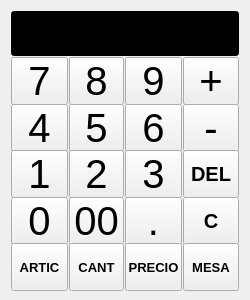
<?xml version="1.0" encoding="UTF-8"?>
<ui version="4.0">
 <class>TecladoNumericoBase</class>
 <widget class="QWidget" name="TecladoNumericoBase">
  <property name="geometry">
   <rect>
    <x>0</x>
    <y>0</y>
    <width>250</width>
    <height>300</height>
   </rect>
  </property>
  <property name="sizePolicy">
   <sizepolicy hsizetype="MinimumExpanding" vsizetype="Fixed">
    <horstretch>0</horstretch>
    <verstretch>0</verstretch>
   </sizepolicy>
  </property>
  <property name="minimumSize">
   <size>
    <width>250</width>
    <height>300</height>
   </size>
  </property>
  <property name="windowTitle">
   <string>Form</string>
  </property>
  <layout class="QGridLayout" name="gridLayout_2">
   <item row="1" column="0" colspan="3">
    <layout class="QGridLayout" name="gridLayout">
     <property name="sizeConstraint">
      <enum>QLayout::SetNoConstraint</enum>
     </property>
     <property name="spacing">
      <number>1</number>
     </property>
     <item row="1" column="1" colspan="4">
      <widget class="QLineEdit" name="mui_display">
       <property name="palette">
        <palette>
         <active>
          <colorrole role="WindowText">
           <brush brushstyle="SolidPattern">
            <color alpha="255">
             <red>0</red>
             <green>255</green>
             <blue>0</blue>
            </color>
           </brush>
          </colorrole>
          <colorrole role="Button">
           <brush brushstyle="SolidPattern">
            <color alpha="255">
             <red>0</red>
             <green>0</green>
             <blue>0</blue>
            </color>
           </brush>
          </colorrole>
          <colorrole role="Text">
           <brush brushstyle="SolidPattern">
            <color alpha="255">
             <red>0</red>
             <green>255</green>
             <blue>0</blue>
            </color>
           </brush>
          </colorrole>
          <colorrole role="ButtonText">
           <brush brushstyle="SolidPattern">
            <color alpha="255">
             <red>0</red>
             <green>255</green>
             <blue>0</blue>
            </color>
           </brush>
          </colorrole>
          <colorrole role="Base">
           <brush brushstyle="SolidPattern">
            <color alpha="255">
             <red>0</red>
             <green>0</green>
             <blue>0</blue>
            </color>
           </brush>
          </colorrole>
          <colorrole role="Window">
           <brush brushstyle="SolidPattern">
            <color alpha="255">
             <red>0</red>
             <green>0</green>
             <blue>0</blue>
            </color>
           </brush>
          </colorrole>
         </active>
         <inactive>
          <colorrole role="WindowText">
           <brush brushstyle="SolidPattern">
            <color alpha="255">
             <red>0</red>
             <green>255</green>
             <blue>0</blue>
            </color>
           </brush>
          </colorrole>
          <colorrole role="Button">
           <brush brushstyle="SolidPattern">
            <color alpha="255">
             <red>0</red>
             <green>0</green>
             <blue>0</blue>
            </color>
           </brush>
          </colorrole>
          <colorrole role="Text">
           <brush brushstyle="SolidPattern">
            <color alpha="255">
             <red>0</red>
             <green>255</green>
             <blue>0</blue>
            </color>
           </brush>
          </colorrole>
          <colorrole role="ButtonText">
           <brush brushstyle="SolidPattern">
            <color alpha="255">
             <red>0</red>
             <green>255</green>
             <blue>0</blue>
            </color>
           </brush>
          </colorrole>
          <colorrole role="Base">
           <brush brushstyle="SolidPattern">
            <color alpha="255">
             <red>0</red>
             <green>0</green>
             <blue>0</blue>
            </color>
           </brush>
          </colorrole>
          <colorrole role="Window">
           <brush brushstyle="SolidPattern">
            <color alpha="255">
             <red>0</red>
             <green>0</green>
             <blue>0</blue>
            </color>
           </brush>
          </colorrole>
         </inactive>
         <disabled>
          <colorrole role="WindowText">
           <brush brushstyle="SolidPattern">
            <color alpha="255">
             <red>119</red>
             <green>119</green>
             <blue>119</blue>
            </color>
           </brush>
          </colorrole>
          <colorrole role="Button">
           <brush brushstyle="SolidPattern">
            <color alpha="255">
             <red>0</red>
             <green>0</green>
             <blue>0</blue>
            </color>
           </brush>
          </colorrole>
          <colorrole role="Text">
           <brush brushstyle="SolidPattern">
            <color alpha="255">
             <red>119</red>
             <green>119</green>
             <blue>119</blue>
            </color>
           </brush>
          </colorrole>
          <colorrole role="ButtonText">
           <brush brushstyle="SolidPattern">
            <color alpha="255">
             <red>119</red>
             <green>119</green>
             <blue>119</blue>
            </color>
           </brush>
          </colorrole>
          <colorrole role="Base">
           <brush brushstyle="SolidPattern">
            <color alpha="255">
             <red>0</red>
             <green>0</green>
             <blue>0</blue>
            </color>
           </brush>
          </colorrole>
          <colorrole role="Window">
           <brush brushstyle="SolidPattern">
            <color alpha="255">
             <red>0</red>
             <green>0</green>
             <blue>0</blue>
            </color>
           </brush>
          </colorrole>
         </disabled>
        </palette>
       </property>
       <property name="font">
        <font>
         <family>Sans Serif</family>
         <pointsize>30</pointsize>
         <weight>75</weight>
         <bold>true</bold>
        </font>
       </property>
       <property name="focusPolicy">
        <enum>Qt::NoFocus</enum>
       </property>
       <property name="alignment">
        <set>Qt::AlignRight</set>
       </property>
      </widget>
     </item>
     <item row="2" column="1">
      <widget class="QToolButton" name="mui_7">
       <property name="sizePolicy">
        <sizepolicy hsizetype="Fixed" vsizetype="Fixed">
         <horstretch>0</horstretch>
         <verstretch>0</verstretch>
        </sizepolicy>
       </property>
       <property name="minimumSize">
        <size>
         <width>48</width>
         <height>48</height>
        </size>
       </property>
       <property name="maximumSize">
        <size>
         <width>200</width>
         <height>200</height>
        </size>
       </property>
       <property name="font">
        <font>
         <pointsize>30</pointsize>
        </font>
       </property>
       <property name="focusPolicy">
        <enum>Qt::NoFocus</enum>
       </property>
       <property name="text">
        <string>7</string>
       </property>
      </widget>
     </item>
     <item row="2" column="2">
      <widget class="QToolButton" name="mui_8">
       <property name="sizePolicy">
        <sizepolicy hsizetype="Fixed" vsizetype="Fixed">
         <horstretch>0</horstretch>
         <verstretch>0</verstretch>
        </sizepolicy>
       </property>
       <property name="minimumSize">
        <size>
         <width>48</width>
         <height>48</height>
        </size>
       </property>
       <property name="maximumSize">
        <size>
         <width>200</width>
         <height>200</height>
        </size>
       </property>
       <property name="font">
        <font>
         <pointsize>30</pointsize>
        </font>
       </property>
       <property name="focusPolicy">
        <enum>Qt::NoFocus</enum>
       </property>
       <property name="text">
        <string>8</string>
       </property>
      </widget>
     </item>
     <item row="2" column="3">
      <widget class="QToolButton" name="mui_9">
       <property name="sizePolicy">
        <sizepolicy hsizetype="Fixed" vsizetype="Fixed">
         <horstretch>0</horstretch>
         <verstretch>0</verstretch>
        </sizepolicy>
       </property>
       <property name="minimumSize">
        <size>
         <width>48</width>
         <height>48</height>
        </size>
       </property>
       <property name="maximumSize">
        <size>
         <width>200</width>
         <height>200</height>
        </size>
       </property>
       <property name="font">
        <font>
         <pointsize>30</pointsize>
        </font>
       </property>
       <property name="focusPolicy">
        <enum>Qt::NoFocus</enum>
       </property>
       <property name="text">
        <string>9</string>
       </property>
      </widget>
     </item>
     <item row="2" column="4">
      <widget class="QToolButton" name="mui_plus">
       <property name="sizePolicy">
        <sizepolicy hsizetype="Fixed" vsizetype="Fixed">
         <horstretch>0</horstretch>
         <verstretch>0</verstretch>
        </sizepolicy>
       </property>
       <property name="minimumSize">
        <size>
         <width>48</width>
         <height>48</height>
        </size>
       </property>
       <property name="maximumSize">
        <size>
         <width>200</width>
         <height>200</height>
        </size>
       </property>
       <property name="font">
        <font>
         <pointsize>30</pointsize>
        </font>
       </property>
       <property name="focusPolicy">
        <enum>Qt::NoFocus</enum>
       </property>
       <property name="autoFillBackground">
        <bool>false</bool>
       </property>
       <property name="text">
        <string>+</string>
       </property>
       <property name="toolButtonStyle">
        <enum>Qt::ToolButtonIconOnly</enum>
       </property>
      </widget>
     </item>
     <item row="3" column="1">
      <widget class="QToolButton" name="mui_4">
       <property name="sizePolicy">
        <sizepolicy hsizetype="Fixed" vsizetype="Fixed">
         <horstretch>0</horstretch>
         <verstretch>0</verstretch>
        </sizepolicy>
       </property>
       <property name="minimumSize">
        <size>
         <width>48</width>
         <height>48</height>
        </size>
       </property>
       <property name="maximumSize">
        <size>
         <width>200</width>
         <height>200</height>
        </size>
       </property>
       <property name="font">
        <font>
         <pointsize>30</pointsize>
        </font>
       </property>
       <property name="focusPolicy">
        <enum>Qt::NoFocus</enum>
       </property>
       <property name="text">
        <string>4</string>
       </property>
      </widget>
     </item>
     <item row="3" column="2">
      <widget class="QToolButton" name="mui_5">
       <property name="sizePolicy">
        <sizepolicy hsizetype="Fixed" vsizetype="Fixed">
         <horstretch>0</horstretch>
         <verstretch>0</verstretch>
        </sizepolicy>
       </property>
       <property name="minimumSize">
        <size>
         <width>48</width>
         <height>48</height>
        </size>
       </property>
       <property name="maximumSize">
        <size>
         <width>200</width>
         <height>200</height>
        </size>
       </property>
       <property name="font">
        <font>
         <pointsize>30</pointsize>
        </font>
       </property>
       <property name="focusPolicy">
        <enum>Qt::NoFocus</enum>
       </property>
       <property name="text">
        <string>5</string>
       </property>
      </widget>
     </item>
     <item row="3" column="3">
      <widget class="QToolButton" name="mui_6">
       <property name="sizePolicy">
        <sizepolicy hsizetype="Fixed" vsizetype="Fixed">
         <horstretch>0</horstretch>
         <verstretch>0</verstretch>
        </sizepolicy>
       </property>
       <property name="minimumSize">
        <size>
         <width>48</width>
         <height>48</height>
        </size>
       </property>
       <property name="maximumSize">
        <size>
         <width>200</width>
         <height>200</height>
        </size>
       </property>
       <property name="font">
        <font>
         <pointsize>30</pointsize>
        </font>
       </property>
       <property name="focusPolicy">
        <enum>Qt::NoFocus</enum>
       </property>
       <property name="text">
        <string>6</string>
       </property>
       <property name="autoRaise">
        <bool>false</bool>
       </property>
      </widget>
     </item>
     <item row="3" column="4">
      <widget class="QToolButton" name="mui_minus">
       <property name="sizePolicy">
        <sizepolicy hsizetype="Fixed" vsizetype="Fixed">
         <horstretch>0</horstretch>
         <verstretch>0</verstretch>
        </sizepolicy>
       </property>
       <property name="minimumSize">
        <size>
         <width>48</width>
         <height>48</height>
        </size>
       </property>
       <property name="maximumSize">
        <size>
         <width>200</width>
         <height>200</height>
        </size>
       </property>
       <property name="font">
        <font>
         <pointsize>30</pointsize>
        </font>
       </property>
       <property name="focusPolicy">
        <enum>Qt::NoFocus</enum>
       </property>
       <property name="text">
        <string>-</string>
       </property>
      </widget>
     </item>
     <item row="4" column="1">
      <widget class="QToolButton" name="mui_1">
       <property name="sizePolicy">
        <sizepolicy hsizetype="Fixed" vsizetype="Fixed">
         <horstretch>0</horstretch>
         <verstretch>0</verstretch>
        </sizepolicy>
       </property>
       <property name="minimumSize">
        <size>
         <width>48</width>
         <height>48</height>
        </size>
       </property>
       <property name="maximumSize">
        <size>
         <width>200</width>
         <height>200</height>
        </size>
       </property>
       <property name="font">
        <font>
         <pointsize>30</pointsize>
        </font>
       </property>
       <property name="focusPolicy">
        <enum>Qt::NoFocus</enum>
       </property>
       <property name="text">
        <string>1</string>
       </property>
      </widget>
     </item>
     <item row="4" column="2">
      <widget class="QToolButton" name="mui_2">
       <property name="sizePolicy">
        <sizepolicy hsizetype="Fixed" vsizetype="Fixed">
         <horstretch>0</horstretch>
         <verstretch>0</verstretch>
        </sizepolicy>
       </property>
       <property name="minimumSize">
        <size>
         <width>48</width>
         <height>48</height>
        </size>
       </property>
       <property name="maximumSize">
        <size>
         <width>200</width>
         <height>200</height>
        </size>
       </property>
       <property name="font">
        <font>
         <pointsize>30</pointsize>
        </font>
       </property>
       <property name="focusPolicy">
        <enum>Qt::NoFocus</enum>
       </property>
       <property name="text">
        <string>2</string>
       </property>
      </widget>
     </item>
     <item row="4" column="3">
      <widget class="QToolButton" name="mui_3">
       <property name="sizePolicy">
        <sizepolicy hsizetype="Fixed" vsizetype="Fixed">
         <horstretch>0</horstretch>
         <verstretch>0</verstretch>
        </sizepolicy>
       </property>
       <property name="minimumSize">
        <size>
         <width>48</width>
         <height>48</height>
        </size>
       </property>
       <property name="maximumSize">
        <size>
         <width>200</width>
         <height>200</height>
        </size>
       </property>
       <property name="font">
        <font>
         <pointsize>30</pointsize>
        </font>
       </property>
       <property name="focusPolicy">
        <enum>Qt::NoFocus</enum>
       </property>
       <property name="text">
        <string>3</string>
       </property>
      </widget>
     </item>
     <item row="4" column="4">
      <widget class="QToolButton" name="mui_borrar">
       <property name="sizePolicy">
        <sizepolicy hsizetype="Fixed" vsizetype="Fixed">
         <horstretch>0</horstretch>
         <verstretch>0</verstretch>
        </sizepolicy>
       </property>
       <property name="minimumSize">
        <size>
         <width>48</width>
         <height>48</height>
        </size>
       </property>
       <property name="maximumSize">
        <size>
         <width>200</width>
         <height>200</height>
        </size>
       </property>
       <property name="font">
        <font>
         <pointsize>15</pointsize>
         <weight>75</weight>
         <bold>true</bold>
        </font>
       </property>
       <property name="focusPolicy">
        <enum>Qt::NoFocus</enum>
       </property>
       <property name="text">
        <string>DEL</string>
       </property>
      </widget>
     </item>
     <item row="5" column="1">
      <widget class="QToolButton" name="mui_0">
       <property name="sizePolicy">
        <sizepolicy hsizetype="Fixed" vsizetype="Fixed">
         <horstretch>0</horstretch>
         <verstretch>0</verstretch>
        </sizepolicy>
       </property>
       <property name="minimumSize">
        <size>
         <width>48</width>
         <height>48</height>
        </size>
       </property>
       <property name="maximumSize">
        <size>
         <width>200</width>
         <height>200</height>
        </size>
       </property>
       <property name="font">
        <font>
         <pointsize>30</pointsize>
        </font>
       </property>
       <property name="focusPolicy">
        <enum>Qt::NoFocus</enum>
       </property>
       <property name="text">
        <string>0</string>
       </property>
      </widget>
     </item>
     <item row="5" column="2">
      <widget class="QToolButton" name="mui_00">
       <property name="sizePolicy">
        <sizepolicy hsizetype="Fixed" vsizetype="Fixed">
         <horstretch>0</horstretch>
         <verstretch>0</verstretch>
        </sizepolicy>
       </property>
       <property name="minimumSize">
        <size>
         <width>48</width>
         <height>48</height>
        </size>
       </property>
       <property name="maximumSize">
        <size>
         <width>200</width>
         <height>200</height>
        </size>
       </property>
       <property name="font">
        <font>
         <pointsize>30</pointsize>
        </font>
       </property>
       <property name="focusPolicy">
        <enum>Qt::NoFocus</enum>
       </property>
       <property name="text">
        <string>00</string>
       </property>
      </widget>
     </item>
     <item row="5" column="3">
      <widget class="QToolButton" name="mui_punto">
       <property name="sizePolicy">
        <sizepolicy hsizetype="Fixed" vsizetype="Fixed">
         <horstretch>0</horstretch>
         <verstretch>0</verstretch>
        </sizepolicy>
       </property>
       <property name="minimumSize">
        <size>
         <width>48</width>
         <height>48</height>
        </size>
       </property>
       <property name="maximumSize">
        <size>
         <width>200</width>
         <height>200</height>
        </size>
       </property>
       <property name="font">
        <font>
         <pointsize>30</pointsize>
        </font>
       </property>
       <property name="focusPolicy">
        <enum>Qt::NoFocus</enum>
       </property>
       <property name="text">
        <string>.</string>
       </property>
      </widget>
     </item>
     <item row="5" column="4">
      <widget class="QToolButton" name="mui_c">
       <property name="sizePolicy">
        <sizepolicy hsizetype="Fixed" vsizetype="Fixed">
         <horstretch>0</horstretch>
         <verstretch>0</verstretch>
        </sizepolicy>
       </property>
       <property name="minimumSize">
        <size>
         <width>48</width>
         <height>48</height>
        </size>
       </property>
       <property name="maximumSize">
        <size>
         <width>200</width>
         <height>200</height>
        </size>
       </property>
       <property name="font">
        <font>
         <pointsize>15</pointsize>
         <weight>75</weight>
         <bold>true</bold>
        </font>
       </property>
       <property name="focusPolicy">
        <enum>Qt::NoFocus</enum>
       </property>
       <property name="text">
        <string>C</string>
       </property>
      </widget>
     </item>
     <item row="6" column="1">
      <widget class="QToolButton" name="mui_articulo">
       <property name="sizePolicy">
        <sizepolicy hsizetype="Fixed" vsizetype="Fixed">
         <horstretch>0</horstretch>
         <verstretch>0</verstretch>
        </sizepolicy>
       </property>
       <property name="minimumSize">
        <size>
         <width>48</width>
         <height>48</height>
        </size>
       </property>
       <property name="maximumSize">
        <size>
         <width>200</width>
         <height>200</height>
        </size>
       </property>
       <property name="font">
        <font>
         <pointsize>10</pointsize>
         <weight>75</weight>
         <bold>true</bold>
        </font>
       </property>
       <property name="focusPolicy">
        <enum>Qt::NoFocus</enum>
       </property>
       <property name="text">
        <string>ARTIC</string>
       </property>
      </widget>
     </item>
     <item row="6" column="2">
      <widget class="QToolButton" name="mui_cantidad">
       <property name="sizePolicy">
        <sizepolicy hsizetype="Fixed" vsizetype="Fixed">
         <horstretch>0</horstretch>
         <verstretch>0</verstretch>
        </sizepolicy>
       </property>
       <property name="minimumSize">
        <size>
         <width>48</width>
         <height>48</height>
        </size>
       </property>
       <property name="maximumSize">
        <size>
         <width>200</width>
         <height>200</height>
        </size>
       </property>
       <property name="font">
        <font>
         <pointsize>10</pointsize>
         <weight>75</weight>
         <bold>true</bold>
        </font>
       </property>
       <property name="focusPolicy">
        <enum>Qt::NoFocus</enum>
       </property>
       <property name="text">
        <string>CANT</string>
       </property>
      </widget>
     </item>
     <item row="6" column="3">
      <widget class="QToolButton" name="mui_precio">
       <property name="sizePolicy">
        <sizepolicy hsizetype="Fixed" vsizetype="Fixed">
         <horstretch>0</horstretch>
         <verstretch>0</verstretch>
        </sizepolicy>
       </property>
       <property name="minimumSize">
        <size>
         <width>48</width>
         <height>48</height>
        </size>
       </property>
       <property name="maximumSize">
        <size>
         <width>200</width>
         <height>200</height>
        </size>
       </property>
       <property name="font">
        <font>
         <pointsize>10</pointsize>
         <weight>75</weight>
         <bold>true</bold>
        </font>
       </property>
       <property name="focusPolicy">
        <enum>Qt::NoFocus</enum>
       </property>
       <property name="text">
        <string>PRECIO</string>
       </property>
      </widget>
     </item>
     <item row="6" column="4">
      <widget class="QToolButton" name="mui_mesa">
       <property name="sizePolicy">
        <sizepolicy hsizetype="Fixed" vsizetype="Fixed">
         <horstretch>0</horstretch>
         <verstretch>0</verstretch>
        </sizepolicy>
       </property>
       <property name="minimumSize">
        <size>
         <width>48</width>
         <height>48</height>
        </size>
       </property>
       <property name="maximumSize">
        <size>
         <width>200</width>
         <height>200</height>
        </size>
       </property>
       <property name="font">
        <font>
         <pointsize>10</pointsize>
         <weight>75</weight>
         <bold>true</bold>
        </font>
       </property>
       <property name="focusPolicy">
        <enum>Qt::NoFocus</enum>
       </property>
       <property name="text">
        <string>MESA</string>
       </property>
      </widget>
     </item>
     <item row="5" column="5">
      <spacer name="horizontalSpacer_2">
       <property name="orientation">
        <enum>Qt::Horizontal</enum>
       </property>
       <property name="sizeHint" stdset="0">
        <size>
         <width>40</width>
         <height>20</height>
        </size>
       </property>
      </spacer>
     </item>
     <item row="4" column="0">
      <spacer name="horizontalSpacer">
       <property name="orientation">
        <enum>Qt::Horizontal</enum>
       </property>
       <property name="sizeHint" stdset="0">
        <size>
         <width>40</width>
         <height>20</height>
        </size>
       </property>
      </spacer>
     </item>
     <item row="0" column="1">
      <spacer name="verticalSpacer">
       <property name="orientation">
        <enum>Qt::Vertical</enum>
       </property>
       <property name="sizeHint" stdset="0">
        <size>
         <width>20</width>
         <height>40</height>
        </size>
       </property>
      </spacer>
     </item>
     <item row="7" column="1">
      <spacer name="verticalSpacer_2">
       <property name="orientation">
        <enum>Qt::Vertical</enum>
       </property>
       <property name="sizeHint" stdset="0">
        <size>
         <width>20</width>
         <height>40</height>
        </size>
       </property>
      </spacer>
     </item>
    </layout>
   </item>
  </layout>
 </widget>
 <resources>
  <include location="../../../bulmages.qrc"/>
 </resources>
 <connections/>
</ui>
